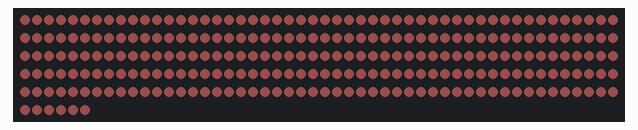
This sketch was run on a simulated Arduino Uno, built with avr-gcc and run on an emulated ATmega328P. Shown: 256 RGB LEDs in strip order, left to right, continuing on the next row. Dim RGB values are drawn brighter than linear; what the sketch prints to the serial monitor is not drawn.

Above: at 0.4 s.
At 1.4 s:
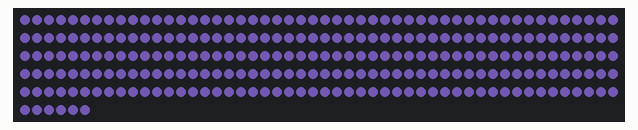

The sketch:

Neo_Pixle_.ino
```cpp
// include the neo pixel library
#include <Adafruit_NeoPixel.h>

// The number of LEDs being driven. This dictates how much data is expected in each frame read from the serial port.
static const int NUM_LEDS = 256;

// Parameter 1 = number of pixels in strip
// Parameter 2 = pin number (most are valid)
// Parameter 3 = pixel type flags, add together as needed:
//   NEO_RGB     Pixels are wired for RGB bitstream
//   NEO_GRB     Pixels are wired for GRB bitstream
//   NEO_KHZ400  400 KHz bitstream (e.g. FLORA pixels)
//   NEO_KHZ800  800 KHz bitstream (e.g. High Density LED strip)
Adafruit_NeoPixel strip = Adafruit_NeoPixel(
  NUM_LEDS,             // Number of pixels in strip
  6,                   // Pin number (most are valid)
  NEO_GRB + NEO_KHZ800  //  pixel type flags, add together as needed:
                        //   NEO_RGB     Pixels are wired for RGB bitstream
                        //   NEO_GRB     Pixels are wired for GRB bitstream
                        //   NEO_KHZ400  400 KHz bitstream (e.g. Old FLORA pixels)
                        //   NEO_KHZ800  800 KHz bitstream (e.g. New FLORA pixels and most WS2811 strips)
);

// Buffer used to read LED data from Serial.
// TODO: Direct access to the Adafruit_NeoPixel buffer would cut memory usage in half
char colorValues[NUM_LEDS*3];

void setup() {
  // Init the NeoPixel library and turn off all the LEDs
  strip.begin();
  strip.show();

  // Do a quick test/demo to show that things are working
  for (int i=0; i<60; i++) { flashAll(strip.Color((i%20)*2,i%30,i%60)); delay(10); }

  // Initialize the buffer to all black
  memset(colorValues, 0, sizeof(colorValues));

  // Initialize serial and wait for port to open:
  Serial.begin(115200);
  while (!Serial) {
    ; // wait for port to be ready
  }

  // Tell the computer that we're ready for data
  Serial.println("READY");
}


void loop() {
  while (true) {
    int bufferPos = 0;

    // Read the data for each pixel
    while (bufferPos < NUM_LEDS*3) {
      int color = Serial.read();
      if (color >= 0) {
        colorValues[bufferPos++] = color;
      }
    }

    // Feed the data to the NeoPixel library
    for(int i=0; i<NUM_LEDS; i++) {
      int d = i*3;
      uint32_t c = strip.Color(colorValues[d], colorValues[d+1], colorValues[d+2]);
      strip.setPixelColor(i, c);
    }

    // update the strip
    strip.show();

    // Clear up the serial buffer
    while (Serial.available() > 0) Serial.read();

    // Let the sender know we're ready for more data
    Serial.println("READY");
  }
}

void flashAll(uint32_t color) {
  // Do a quick test/demo to show that things are working
  for (int i=0; i < NUM_LEDS; i++) {
    strip.setPixelColor(i, color);
  }
  strip.show();
}
```
